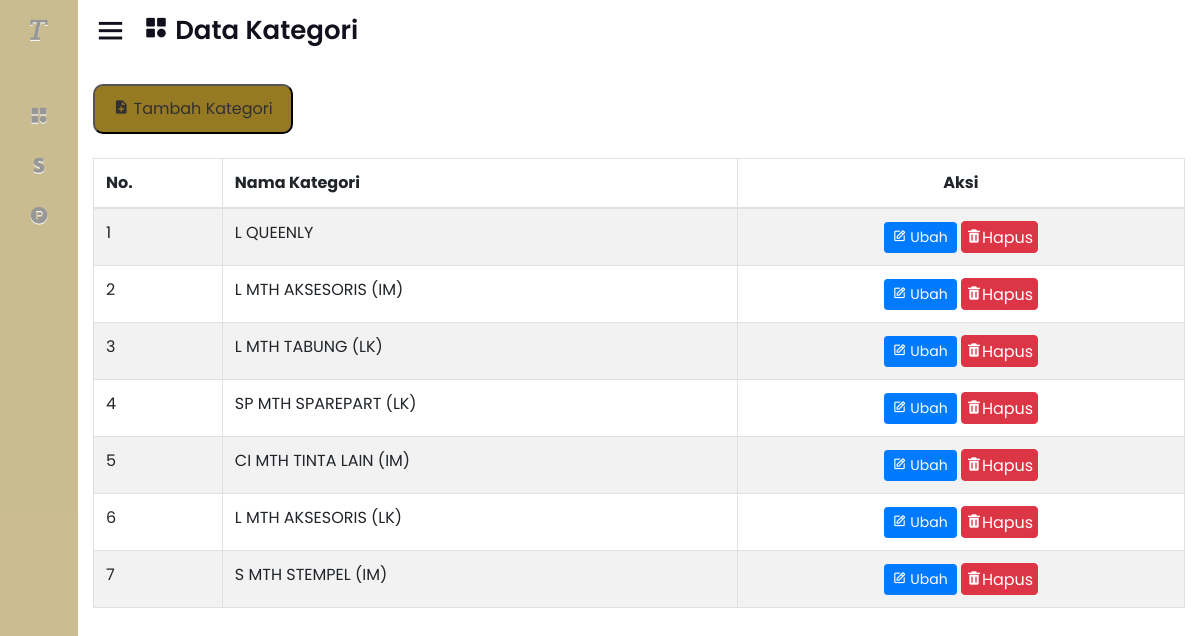
Page /index.php/kategori on the committed database.
### tables this page shows
CREATE TABLE `kategori` (
  `id_kategori` bigint(20) NOT NULL,
  `nama_kategori` varchar(200) NOT NULL
);

### application/controllers/Kategori.php (called while the page is built, shortened)
<?php
class Kategori extends CI_Controller {
    public function __construct() {
        $this->load->model('Kategori_model');
    }
	public function index()
	{
        $data['title'] = "Kategori";
        $kategori_db['kategori'] = $this->Kategori_model->get_data();
		$this->load->view('layout/header', $data);
		$this->load->view('kategori/v_kategori', $kategori_db);
		$this->load->view('layout/footer');
	}
}

### index.php (called while the page is built, shortened)
<?php
require_once BASEPATH.'core/CodeIgniter.php';

### application/models/Kategori_model.php (called while the page is built)
<?php
class Kategori_model extends CI_Model {
    public function get_data() {
        $query = $this->db->get('kategori');
        return $query->result();
    }
}
?>

### application/views/kategori/v_kategori.php (the view, shortened to what this page needs)
<section class="home-section">
    <div class="home-content">
        <i class='bx bx-menu'></i>
        <span class="text"><i class='bx bxs-category' ></i> Data Kategori</span>
    </div>
    <main>
        <div class="container-fluid"><br>
            <a href="<?= base_url('kategori/tambah_kategori'); ?>"><button class="button_add" type="button"><i class='bx bxs-file-plus' ></i> Tambah Kategori</button></a><br><br>
            <table class="table table-bordered table_hover table-striped">
                <thead>
                    <tr>
                        <th>No. </th>
                        <th>Nama Kategori</th>
                        <th><center>Aksi</center></th>
                    </tr>
                </thead>
                <tbody>
                    <?php
                    $no = 1;
                    foreach($kategori as $v_kategori){ ?>
                    <tr>
                        <td><?= $no++; ?></td>
                        <td><?= $v_kategori->nama_kategori; ?></td>
                        <td align="center">
                            <?= anchor('kategori/edit_kategori/' . $v_kategori->id_kategori, '<div class="btn btn-primary btn-sm"><i class="bx bx-edit" ></i> Ubah</div>') ?>
                            <a href="#modalDelete" data-toggle="modal" onclick="$('#modalDelete #formDelete').attr('action', '<?= base_url('kategori/delete_kategori/'. $v_kategori->id_kategori); ?>')" class="btn btn-danger btn-xs"> <i class='bx bxs-trash'></i>Hapus</a>
                        </td>
                    </tr>
                    <?php } ?>
                </tbody>
            </table>
        </div>
    </main>
</section>

### assets/css/style.css (style rules this page uses)
* { margin: 0; padding: 0; box-sizing: border-box; font-family: 'Poppins', sans-serif; }
.home-section { position: relative; background: #ffffff; height: 100vh; left: 260px; width: calc(100% - 260px); transition: all 0.5s ease; }
.sidebar.close~.home-section { left: 78px; width: calc(100% - 78px); }
.home-section .home-content { height: 60px; display: flex; align-items: center; }
.home-section .home-content .bx-menu, .home-section .home-content .text { color: #11101d; font-size: 35px; }
.home-section .home-content .bx-menu { margin: 0 15px; cursor: pointer; }
.home-section .home-content .text { font-size: 26px; font-weight: 600; }

### application/views/layout/header.php (style rules this page uses)
.btn-xs { height: 32px; padding: 4px; }
.button_add { background: #967A23; color: #323030; width: 200px; height: 50px; border-radius: 10px; }

### rows in the picture
kategori: nama_kategori "L QUEENLY", id_kategori "Ubah"
kategori: nama_kategori "L MTH AKSESORIS (IM)", id_kategori "Ubah"
kategori: nama_kategori "L MTH TABUNG (LK)", id_kategori "Ubah"
kategori: nama_kategori "SP MTH SPAREPART (LK)", id_kategori "Ubah"
kategori: nama_kategori "CI MTH TINTA LAIN (IM)", id_kategori "Ubah"
kategori: nama_kategori "L MTH AKSESORIS (LK)", id_kategori "Ubah"
kategori: nama_kategori "S MTH STEMPEL (IM)", id_kategori "Ubah"
